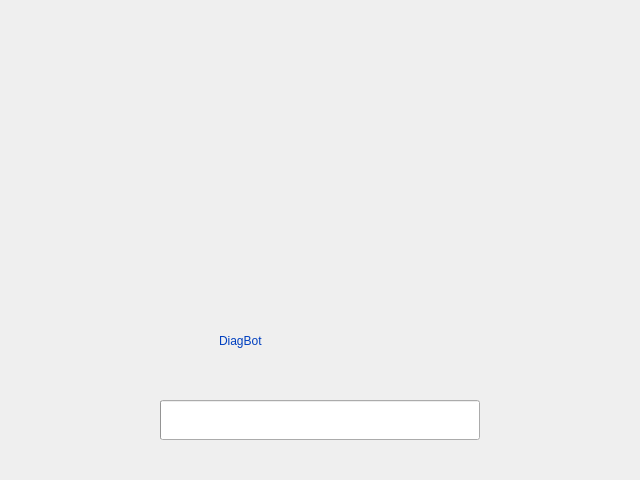
<?xml version="1.0" encoding="UTF-8"?>
<ui version="4.0">
 <class>Janela_Loading</class>
 <widget class="QMainWindow" name="Janela_Loading">
  <property name="geometry">
   <rect>
    <x>0</x>
    <y>0</y>
    <width>640</width>
    <height>480</height>
   </rect>
  </property>
  <property name="minimumSize">
   <size>
    <width>640</width>
    <height>480</height>
   </size>
  </property>
  <property name="maximumSize">
   <size>
    <width>640</width>
    <height>480</height>
   </size>
  </property>
  <property name="windowTitle">
   <string/>
  </property>
  <property name="styleSheet">
   <string notr="true"/>
  </property>
  <widget class="QWidget" name="centralwidget">
   <widget class="QProgressBar" name="progressBar">
    <property name="geometry">
     <rect>
      <x>160</x>
      <y>400</y>
      <width>320</width>
      <height>40</height>
     </rect>
    </property>
    <property name="value">
     <number>0</number>
    </property>
    <property name="textVisible">
     <bool>false</bool>
    </property>
   </widget>
   <widget class="QLabel" name="label">
    <property name="geometry">
     <rect>
      <x>219</x>
      <y>320</y>
      <width>191</width>
      <height>41</height>
     </rect>
    </property>
    <property name="styleSheet">
     <string notr="true">font: 28pt &quot;OCR A Std&quot;;
color: rgb(0, 63, 191);</string>
    </property>
    <property name="text">
     <string>DiagBot</string>
    </property>
   </widget>
   <widget class="QLabel" name="label_2">
    <property name="geometry">
     <rect>
      <x>190</x>
      <y>30</y>
      <width>320</width>
      <height>260</height>
     </rect>
    </property>
    <property name="text">
     <string/>
    </property>
    <property name="pixmap">
     <pixmap resource="../../Desktop/Daniel/Fundo.qrc">:/Background/Logo.png</pixmap>
    </property>
    <property name="scaledContents">
     <bool>true</bool>
    </property>
   </widget>
   <zorder>label_2</zorder>
   <zorder>progressBar</zorder>
   <zorder>label</zorder>
  </widget>
 </widget>
 <resources>
  <include location="../../Desktop/Daniel/Fundo.qrc"/>
 </resources>
 <connections/>
</ui>
